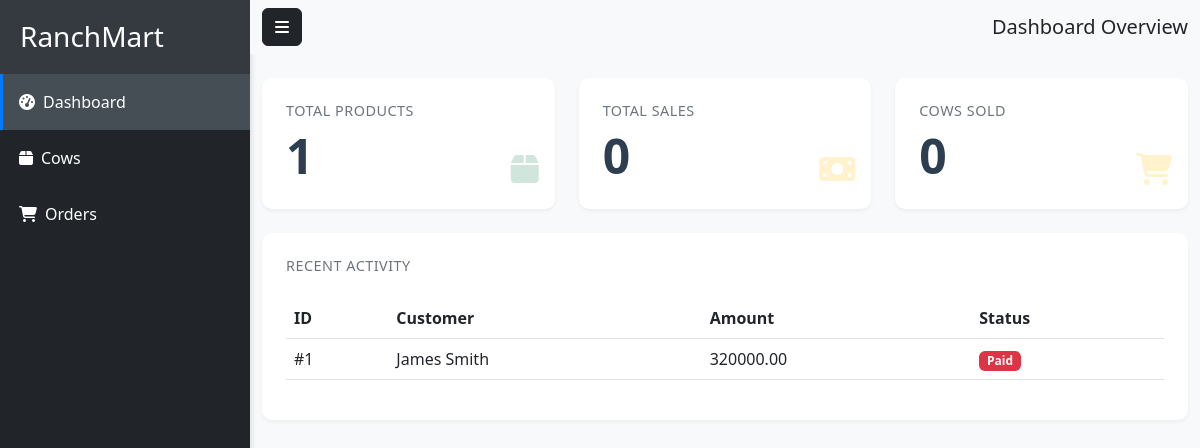
The app's page /user-dashboard/ (signed in) with its own data.
### orders/models.py (models this page shows, shortened)
class Order(AbstractBaseModel):
    user = models.ForeignKey("users.User", on_delete=models.CASCADE)
    total_cost = models.DecimalField(max_digits=100, decimal_places=2)
    amount_paid = models.DecimalField(max_digits=100, decimal_places=2, default=0)
    status = models.CharField(max_length=255, choices=STATUS_CHOICES)
    def __str__(self):
        return self.user.username

### users/models.py (models this page shows, shortened)
class User(AbstractBaseModel, AbstractUser):
    role = models.CharField(max_length=20, default="Customer")
    gender = models.CharField(max_length=10, null=True, blank=True)
    phone_number = models.CharField(max_length=10, null=True, blank=True)
    address = models.TextField(null=True, blank=True)
    city = models.CharField(max_length=100, null=True, blank=True)
    county = models.CharField(max_length=100, null=True, blank=True)
    country = models.CharField(max_length=100, null=True, blank=True)
    profile_picture = models.ImageField(upload_to="profile_pictures/", null=True, blank=True)

### core/views.py (the view)
# urls.py: path('user-dashboard/', non_admin_dashboard, name='user-dashboard'),
@login_required
def non_admin_dashboard(request):
    orders = Order.objects.filter(user=request.user)
    animals = Animal.objects.filter(owner=request.user)
    my_animal_sales = OrderItem.objects.filter(animal__owner=request.user)
    total_sales = sum(item.quantity * item.animal.price for item in my_animal_sales)
    sales_count = my_animal_sales.count()
    context = {
        "orders": orders,
        "animals_count": animals.count(),
        "orders_count": orders.count(),
        "my_animal_sales": my_animal_sales,
        "total_sales": total_sales,
        "sales_count": sales_count
    }
    print(context)
    return render(request, 'user_dashboard.html', context)

### templates/user_dashboard.html (shortened to what this page needs)
<!DOCTYPE html>
<html lang="en">
<head>
    <link href="https://cdn.jsdelivr.net/npm/bootstrap@5.3.0/dist/css/bootstrap.min.css" rel="stylesheet">
    <link rel="stylesheet" href="https://cdnjs.cloudflare.com/ajax/libs/font-awesome/6.4.0/css/all.min.css">
</head>
<body>
    <div class="wrapper">
        <nav id="sidebar" class="bg-dark">
            <div class="sidebar-header">
                <h3 class="text-white mb-0">RanchMart</h3>
            </div>
            <ul class="list-unstyled components">
                <li>
                    <a href="{% url 'dashboard' %}" class="d-flex align-items-center text-white p-3 active-link">
                        <i class="fas fa-tachometer-alt me-2"></i>
                        Dashboard
                    </a>
                </li>
                <li>
                    <a href="{% url 'cows' %}" class="d-flex align-items-center text-white p-3">
                        <i class="fas fa-box me-2"></i>
                        Cows
                    </a>
                </li>
                <li>
                    <a href="{% url 'orders' %}" class="d-flex align-items-center text-white p-3">
                        <i class="fas fa-shopping-cart me-2"></i>
                        Orders
                    </a>
                </li>
            </ul>
        </nav>
        <div id="content">
            <nav class="navbar navbar-expand-lg navbar-light bg-light">
                <div class="container-fluid">
                    <button type="button" id="sidebarCollapse" class="btn btn-dark">
                        <i class="fas fa-bars"></i>
                    </button>
                    <span class="ms-3 h5 mb-0">Dashboard Overview</span>
                </div>
            </nav>
            <div class="container mt-4">
                <div class="row g-4">
                    <div class="col-md-4">
                        <div class="card stat-card bg-white">
                            <div class="card-body position-relative">
                                <h5 class="card-title">Total Products</h5>
                                <p class="card-text display-5">{{ animals_count }}</p>
                                <div class="stat-icon">
                                    <i class="fas fa-box text-success"></i>
                                </div>
                            </div>
                        </div>
                    </div>
                    <div class="col-md-4">
                        <div class="card stat-card bg-white">
                            <div class="card-body position-relative">
                                <h5 class="card-title">Total Sales</h5>
                                <p class="card-text display-5">{{ total_sales }}</p>
                                <div class="stat-icon">
                                    <i class="fas fa-money-bill text-warning"></i>
                                </div>
                            </div>
                        </div>
                    </div>
                    <div class="col-md-4">
                        <div class="card stat-card bg-white">
                            <div class="card-body position-relative">
                                <h5 class="card-title">Cows Sold</h5>
                                <p class="card-text display-5">{{ sales_count }}</p>
                                <div class="stat-icon">
                                    <i class="fas fa-shopping-cart text-warning"></i>
                                </div>
                            </div>
                        </div>
                    </div>
                </div>
                <div class="row mt-4">
                    <div class="col-12">
                        <div class="card stat-card bg-white">
                            <div class="card-body">
                                <h5 class="card-title mb-4">Recent Activity</h5>
                                <div class="table-responsive">
                                    <table class="table table-hover">
                                        <thead>
                                            <tr>
                                                <th>ID</th>
                                                <th>Customer</th>
                                                <th>Amount</th>
                                                <th>Status</th>
                                            </tr>
                                        </thead>
                                        <tbody>
                                            {% for order in orders %}
                                            <tr>
                                                <td>#{{ order.id }}</td>
                                                <td>{{ order.user.first_name }} {{ order.user.last_name }}</td>
                                                <td>{{ order.total_cost }}</td>
                                                <td>
                                                    {% if order.status == 'Completed' %}
                                                        <span class="badge bg-success">{{ order.status }}</span>
                                                    {% elif order.status == 'Pending' %}
                                                        <span class="badge bg-warning">{{ order.status }}</span>
                                                    {% else %}
                                                        <span class="badge bg-danger">{{ order.status }}</span>
                                                    {% endif %}
                                                </td>
                                            </tr>
                                            {% endfor %}
                                        </tbody>
                                    </table>
                                </div>
                            </div>
                        </div>
                    </div>
                </div>
            </div>
        </div>
    </div>
</body>
</html>

### templates/user_dashboard.html (style rules this page uses)
.wrapper { display: flex; width: 100%; }
#sidebar { min-width: 250px; max-width: 250px; min-height: 100vh; transition: all 0.3s; box-shadow: 2px 0 5px rgba(0,0,0,0.1); }
#content { width: 100%; padding: 0; }
.sidebar-header { padding: 20px; background: #343a40; }
#sidebar ul li a { text-decoration: none; transition: all 0.3s; }
body { margin: 0; padding: 0; background-color: #f8f9fa; font-family: 'Segoe UI', system-ui, -apple-system, sans-serif; }
.stat-card { transition: transform 0.2s, box-shadow 0.2s; border: none; border-radius: 10px; box-shadow: 0 2px 4px rgba(0,0,0,0.05); }
.stat-card .card-body { padding: 1.5rem; }
.stat-card .card-title { color: #6c757d; font-size: 0.9rem; text-transform: uppercase; letter-spacing: 0.5px; }
.stat-card .card-text { color: #2c3e50; font-weight: 600; margin-bottom: 0; }
.stat-icon { font-size: 2rem; opacity: 0.2; position: absolute; right: 1rem; bottom: 1rem; }
#sidebar ul li a { padding: 15px 20px; color: rgba(255,255,255,0.8); border-left: 3px solid transparent; }
.active-link { background: #454d55; border-left: 3px solid #007bff !important; }

### records on screen
Order: id "1", user.first_name "James", user.last_name "Smith", total_cost "320000.00", status "Paid"

### other values on screen
{{ animals_count }} "1"
{{ total_sales }} "0"
{{ sales_count }} "0"
